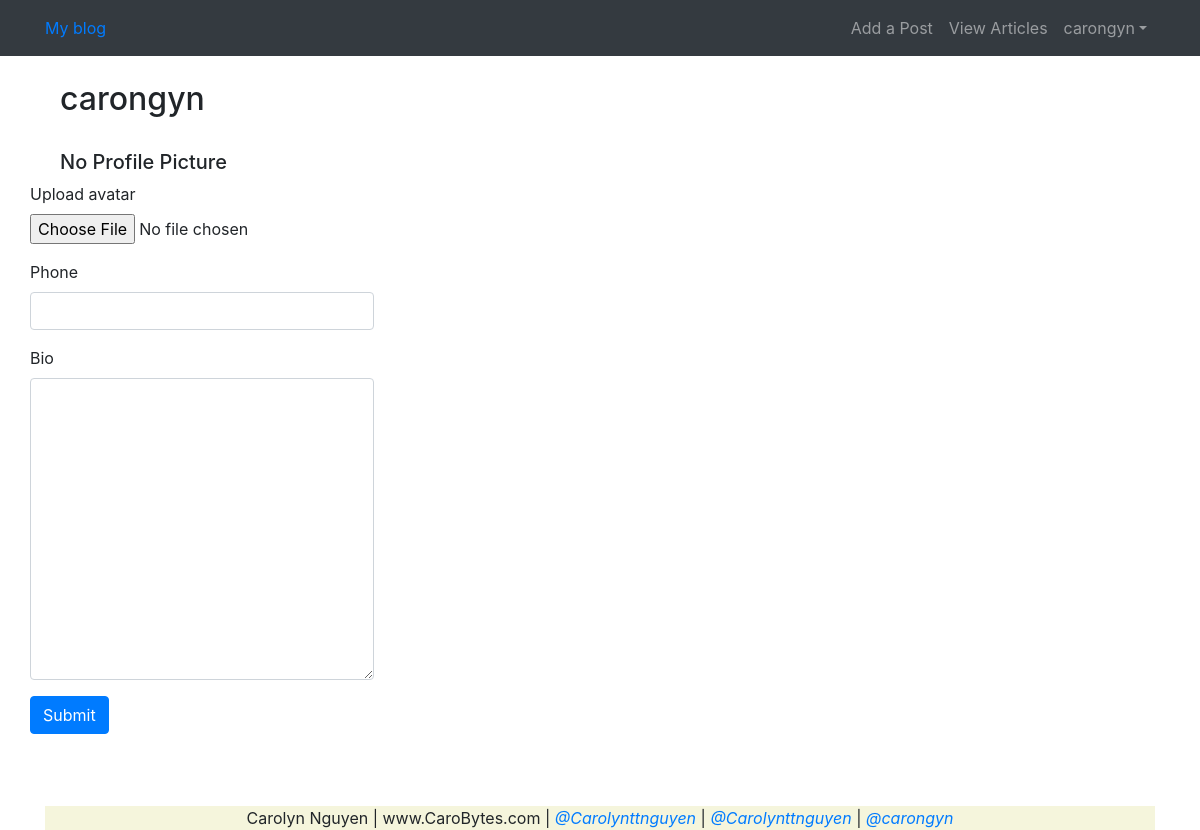
The page /userprofile/edit/4/ (signed in) on the database as committed earlier.
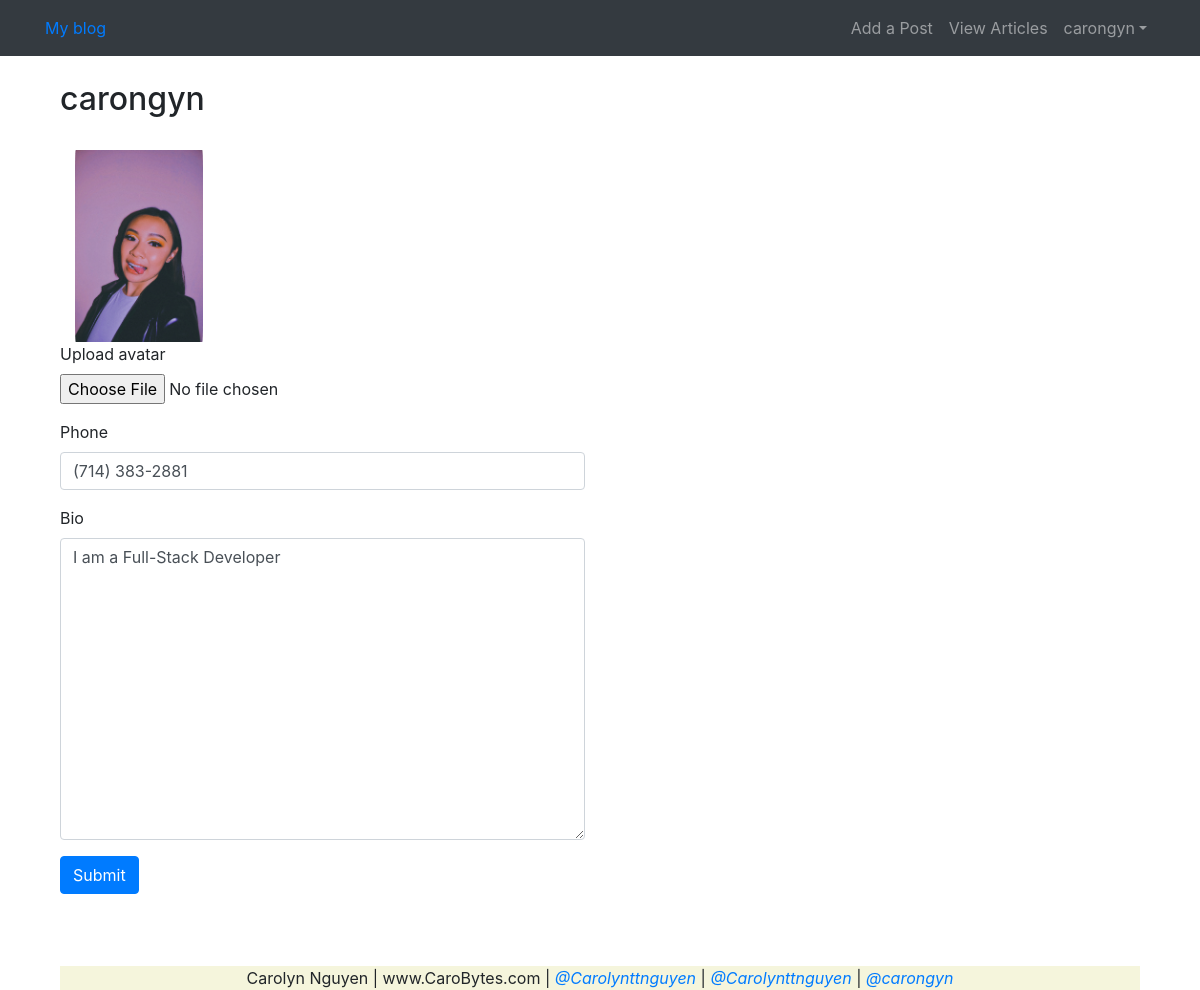
The same page on the database as committed later.
### userprofile/models.py (models this page shows, shortened)
class Profile(models.Model):
    user = models.OneToOneField(User, on_delete = models.CASCADE, related_name='profile')
    phone = models.CharField(max_length=20, blank=True)
    avatar = models.ImageField(upload_to='avatar/%Y%m%d/', blank=True)
    bio = models.TextField(max_length=500, blank=True)

### userprofile/views.py (the view)
# urls.py: path('edit/<int:id>/', views.profile_edit, name='edit')
@login_required(login_url='/userprofile/login/')
def profile_edit(request, id):
    user = User.objects.get(id=id)
    if Profile.objects.filter(user_id=id).exists():
        profile = Profile.objects.get(user_id=id)
    else:
        profile = Profile.objects.create(user=user)
    if request.method == 'POST':
        if request.user != user:
            return HttpResponse('You do not have permission to edit this User info!')
        profile_form = ProfileForm(request.POST, request.FILES)
        if profile_form.is_valid():
            profile_cd = profile_form.cleaned_data
            profile.phone = profile_cd['phone']
            profile.bio = profile_cd['bio']
            if 'avatar' in request.FILES:
                profile.avatar = profile_cd['avatar']
            profile.save()
            return redirect('userprofile:edit', id=id)
        else:
            return HttpResponse('The registration form is entered incorrectly. Please re-enter.')
    elif request.method == 'GET':
        profile_form= ProfileForm()
        context = {
            'profile_form': profile_form,
            'profile': profile,
            'user': user,
        }
        return render (request, 'userprofile/edit.html', context)
    else:
        return HttpResponse('Please use GET or POST request.')

### userprofile/forms.py
class ProfileForm(forms.ModelForm):
    class Meta:
        model = Profile
        fields = ('phone', 'avatar', 'bio')

### templates/userprofile/edit.html (shortened to what this page needs)
{% extends "base.html" %}
{% load static %}
{% block content %}
<div class="container">
    <div class="row">
        <div class="col-12">
            <br>
            <h2 class="col-md-4">{{user.username}} </h2>
            <br>
            {% if profile.avatar %}
            <div class="col-6">
                <img src="{{profile.avatar.url}}" style="max-width:30%; border-radius: 10%;" class="col-md-4">
                {% else %}
                <h5 class="col-md-4">No Profile Picture</h5>
            </div>
            {% endif %}
            <br>
            <form action="."  method="POST" enctype="multipart/form-data">
                <div class="form-group">
                    <label  for =" avatar"> Upload avatar </label>
                    <input type="file" class="form-control-file" name="avatar" id="avatar">
                </div>
                <div class="form-group">
                    <label for="phone">Phone</label>
                    <input type="text" class="form-control" id="phone" name="phone" value="{{profile.phone}}">
                </div>
                <div class="form-group">
                    <label for="bio">Bio</label>
                    <textarea type="text" class="form-control" id="bio" name="bio" rows="12">{{profile.bio}}</textarea>
                </div>
                <button type="submit" class="btn btn-primary" >Submit</button>
            </form>
        </div>
    </div>
</div>
{% endblock content%}

### templates/base.html (shortened to what this page needs)
{% load static %}
<!DOCTYPE html >
<html lang="zh-cn" >
<head>
    <link  rel =" stylesheet" href =" {% static 'bootstrap/css/bootstrap.min.css' %}">
    <link rel="stylesheet" href="{% static 'md_css/monokai.css' %}">
</head >
<body>
    {% include 'header.html' %}
    {% block content %}{% endblock content %}
    {% include 'footer.html' %}
</body>
</html>

### templates/header.html (shortened to what this page needs)
<nav class="navbar navbar-expand-lg navbar-dark bg-dark">
    <div class=" container">
        <a class=" Navbar-Brand " href=" # "> My blog </a>
        <div>
            <ul class=" navbar-nav ">
                <li class="nav-item">
                    <a  class="nav-link" href="{% url 'article:article_create' %}">Add a Post</a>
                </li>
                <li class=" nav-item ">
                    <a class="nav-link" href="{% url 'article:article_list' %}"> View Articles </a>
                </li>
                {% if user.is_authenticated %}
                <li class="nav-item dropdown">
                    <a href="#" class="nav-link dropdown-toggle" id="navbarDropdown" role="button" data-toggle="dropdown" aria-haspopup="true" aria-expanded="false">{{user.username}}</a>
                </li>
                {% else %}
                <li class="nav-item">
                    <a href="{% url 'userprofile:login' %}" class="nav-link">Login</a>
                </li>
                {% endif %}
            </ul>
        </div>
    </div>
</nav>

### templates/footer.html
{% load static %}
<div>
    <br> <br> <br>
</div>
<footer class=" Py-BG. 3-Dark Fixed-bottom ">
    <div class=" container ">
        <p class=" m-0 text-center" style="background-color:beige">
            Carolyn Nguyen |  www.CaroBytes.com |  <i><a href="(github URL)">@Carolynttnguyen</a></i> |  <i><a
                    href="(Linkedin)"> @Carolynttnguyen</a></i> | <i><a href="(IG)">@carongyn</a></i>
        </p>
    </div>
</footer>

Rows that differ between the two databases and show on the page:
now on this page (row edited): Profile: avatar (picture), phone "(714) 383-2881", bio "I am a Full-Stack Developer"
Other text that changed with them:
text no longer shown: "No Profile Picture"
